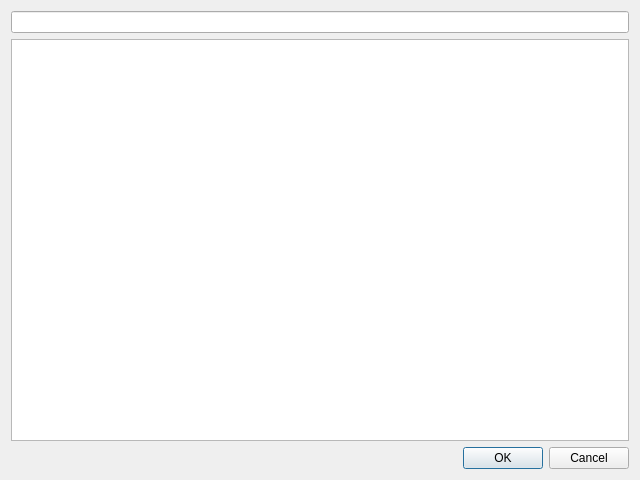
<?xml version="1.0" encoding="UTF-8"?>
<ui version="4.0">
 <class>chooseClient</class>
 <widget class="QDialog" name="chooseClient">
  <property name="geometry">
   <rect>
    <x>0</x>
    <y>0</y>
    <width>640</width>
    <height>480</height>
   </rect>
  </property>
  <property name="windowTitle">
   <string>Choisir un client</string>
  </property>
  <layout class="QVBoxLayout" name="verticalLayout">
   <item>
    <widget class="QLineEdit" name="Recherche"/>
   </item>
   <item>
    <widget class="QListView" name="listeClient">
     <property name="editTriggers">
      <set>QAbstractItemView::NoEditTriggers</set>
     </property>
    </widget>
   </item>
   <item>
    <widget class="QDialogButtonBox" name="buttonBox">
     <property name="orientation">
      <enum>Qt::Horizontal</enum>
     </property>
     <property name="standardButtons">
      <set>QDialogButtonBox::Cancel|QDialogButtonBox::Ok</set>
     </property>
    </widget>
   </item>
  </layout>
 </widget>
 <resources/>
 <connections>
  <connection>
   <sender>buttonBox</sender>
   <signal>accepted()</signal>
   <receiver>chooseClient</receiver>
   <slot>accept()</slot>
   <hints>
    <hint type="sourcelabel">
     <x>248</x>
     <y>254</y>
    </hint>
    <hint type="destinationlabel">
     <x>157</x>
     <y>274</y>
    </hint>
   </hints>
  </connection>
  <connection>
   <sender>buttonBox</sender>
   <signal>rejected()</signal>
   <receiver>chooseClient</receiver>
   <slot>reject()</slot>
   <hints>
    <hint type="sourcelabel">
     <x>316</x>
     <y>260</y>
    </hint>
    <hint type="destinationlabel">
     <x>286</x>
     <y>274</y>
    </hint>
   </hints>
  </connection>
 </connections>
</ui>
